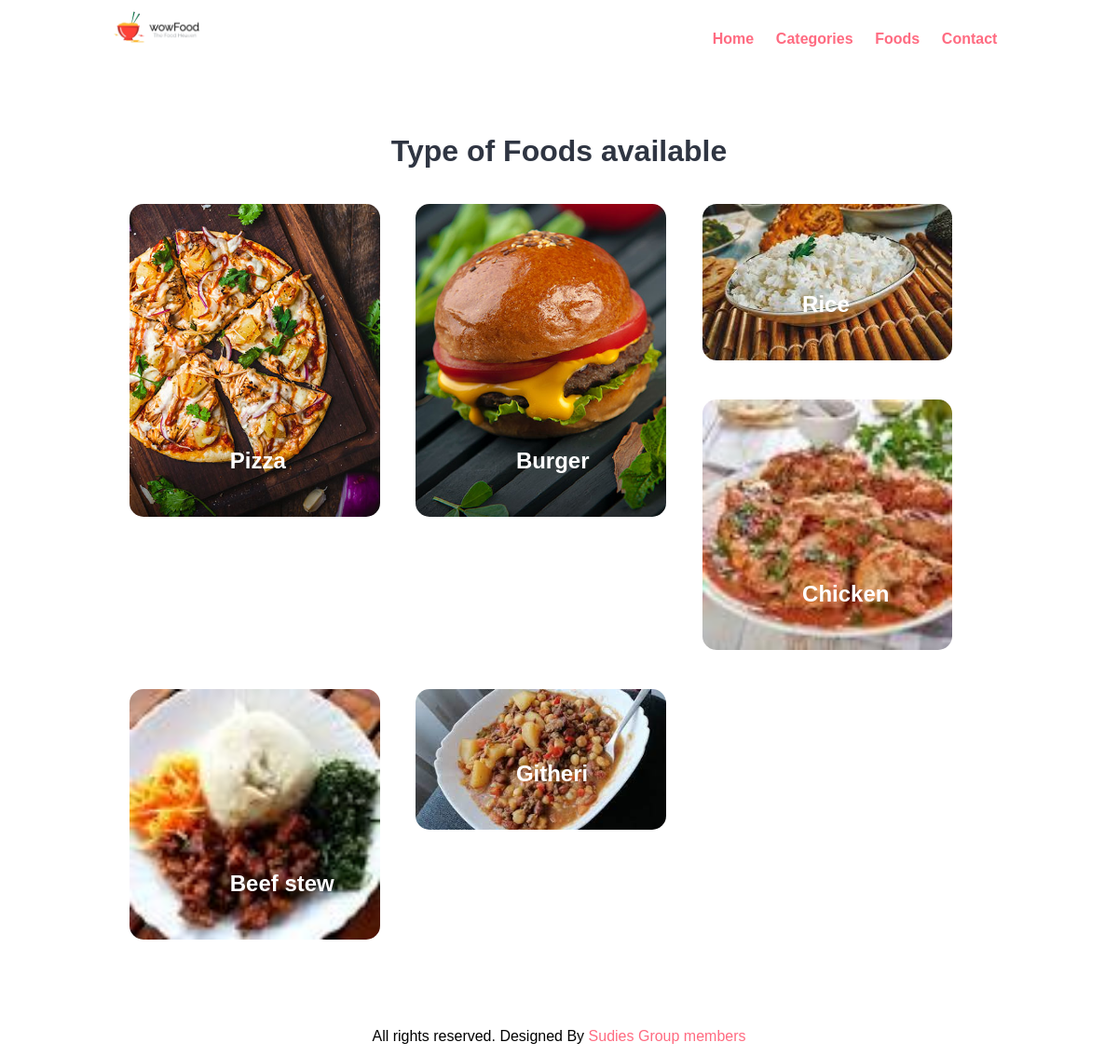
/categories.php, run on the app's committed database.
### tables this page shows
CREATE TABLE `tbl_category` (
  `id` int(10) UNSIGNED NOT NULL,
  `title` varchar(100) NOT NULL,
  `image_name` varchar(255) NOT NULL,
  `featured` varchar(10) NOT NULL,
  `active` varchar(10) NOT NULL
);

### categories.php (the view, shortened to what this page needs)
<?php include('partials-front/menu.php'); ?>
    <section class="categories">
        <div class="container">
            <h2 class="text-center">Type of Foods available</h2>
            <?php
                $sql = "SELECT * FROM tbl_category WHERE active='Yes'";
                $res = mysqli_query($conn, $sql);
                $count = mysqli_num_rows($res);
                if($count>0)
                {
                    while($row=mysqli_fetch_assoc($res))
                    {
                        $id = $row['id'];
                        $title = $row['title'];
                        $image_name = $row['image_name'];
                        ?>
                        <a href="<?php echo SITEURL; ?>category-foods.php?category_id=<?php echo $id; ?>">
                            <div class="box-3 float-container">
                                <?php
                                    if($image_name=="")
                                    {
                                        echo "<div class='error'>Image not found.</div>";
                                    }
                                    else
                                    {
                                        ?>
                                        <img src="<?php echo SITEURL; ?>images/category/<?php echo $image_name; ?>" alt="Pizza" class="img-responsive img-curve">
                                        <?php
                                    }
                                ?>
                                <h3 class="float-text text-white"><?php echo $title; ?></h3>
                            </div>
                        </a>
                        <?php
                    }
                }
                else
                {
                    echo "<div class='error'>Category not found.</div>";
                }
            ?>
        </div>
    </section>
    <?php include('partials-front/footer.php'); ?>

### css/style.css (style rules this page uses)
* { margin: 0 0; padding: 0 0; font-family: Arial, Helvetica, sans-serif; }
.container { width: 80%; margin: 0 auto; padding: 1%; }
.img-responsive { width: 100%; }
.img-curve { border-radius: 15px; }
.text-center { text-align: center; }
.text-white { color: white; }
a { color: #ff6b81; text-decoration: none; }
h2 { color: #2f3542; font-size: 2rem; margin-bottom: 2%; }
h3 { font-size: 1.5rem; }
.float-container { position: relative; }
.float-text { position: absolute; bottom: 50px; left: 40%; }
.categories { padding: 4% 0; }
.box-3 { width: 28%; float: left; margin: 2%; }

### data on the page
tbl_category: image_name (picture), title "Pizza"
tbl_category: image_name (picture), title "Burger"
tbl_category: image_name (picture), title "Rice"
tbl_category: image_name (picture), title "Chicken"
tbl_category: image_name (picture), title "Beef stew"
tbl_category: image_name (picture), title "Githeri"
